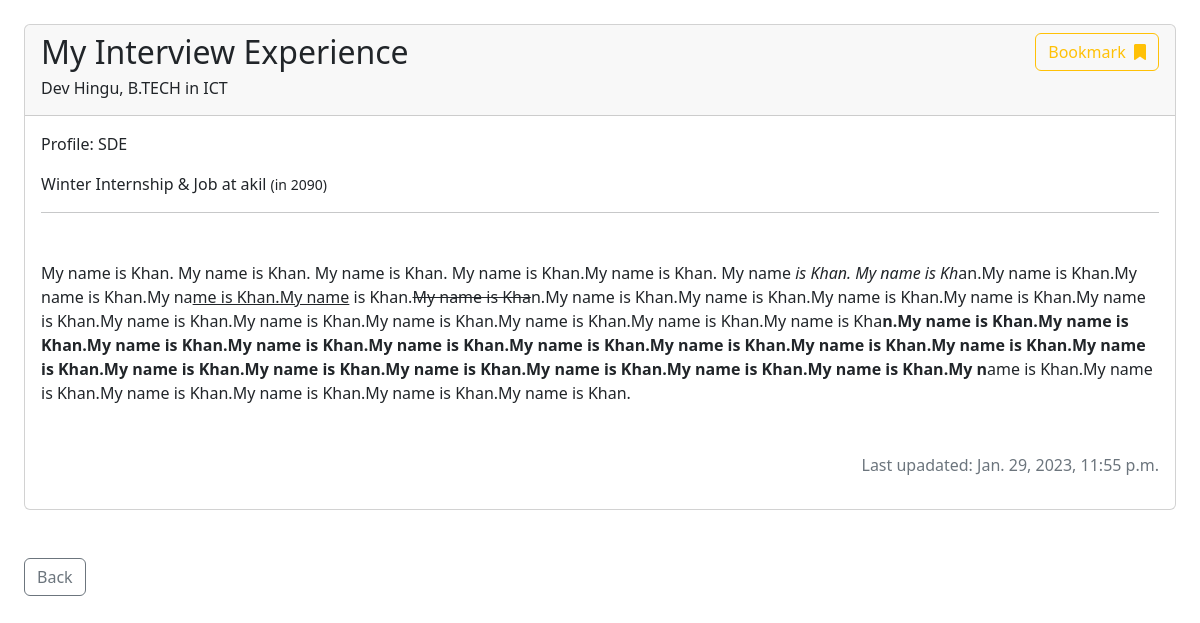
/home/articles/58 (signed in), run on the app's committed database.
### home/models.py (models this page shows, shortened)
class BlogPost(models.Model):
    author = models.ForeignKey(NewUser, on_delete=models.CASCADE)
    company = models.CharField(max_length=255, null=True, blank=False)
    year = models.IntegerField(null=True, blank=False)
    job_offer = models.CharField(max_length=25, choices=[("Summer Internship",'Summer Internship'),("Winter Internship & Job",'Winter Internship & Job'), ("Job",'Job'), ("Winter Internship Only",'Winter Internship Only')], null=True, blank=False)
    profile = models.CharField(max_length=255, null=True, blank=False)
    title = models.CharField(max_length=255, null=True, blank=False, unique=True)
    body = RichTextField(null=True, blank=False)
    pub_date = models.DateTimeField(auto_now_add=True)

### accounts/models.py (models this page shows)
class NewUser(AbstractUser):
    email = models.EmailField(unique=True)
    degree = models.CharField(max_length=6,choices=[("B.TECH",'B.TECH'),("M.TECH",'M.TECH'),("MSC",'MSC')], null=True, blank=False)
    year = models.PositiveIntegerField(null=True, blank=False)
    program = models.CharField(max_length=255, null=True, blank=False)

### home/views.py (the view)
# urls.py: path('articles/<int:pk>', article_detial.as_view(), name='article_details'),
class article_detial(LoginRequiredMixin, DetailView):
    model = BlogPost
    template_name = 'articles.html'
    context_object_name = 'art'

### templates/articles.html (shortened to what this page needs)
{% extends 'base.html' %}
{% block content %}
<div class="card m-4">
    <div class="card-header">
        <div class="d-flex justify-content-between">
            <h3 class="fs-2">{{ art.title }}</h3>
            <div onclick="myfunc()"><a href="#" id="bk_tag" class="btn btn-outline-warning">Bookmark &nbsp;<i class="fa-solid fa-bookmark"></i></a></div>
        </div>
        <h6 class=""> {{ art.author.first_name }} {{ art.author.last_name }}, {{ art.author.degree}} in {{ art.author.program}}</h6>
    </div>
    <div class="card-body">
        <p class="">Profile: {{art.profile}}</p>
        <p> {{art.job_offer}} at {{art.company}} <small>(in {{ art.year }})</small> </p>
        <hr>
        <p class="mt-5 card-text fs-5">{% autoescape off %} {{ art.body }} {% endautoescape %}</p>
        <div class="d-flex justify-content-end mt-5"><p class="text-secondary">Last upadated: {{ art.pub_date}}</p></div>
    </div>
</div>
<a href={% url 'explore' %} class="m-4 btn btn-outline-secondary"> Back</a>
{% endblock content %}

### data on the page
BlogPost: title "My Interview Experience", author.first_name "Dev", author.last_name "Hingu", author.degree "B.TECH", author.program "ICT", profile "SDE", job_offer "Winter Internship & Job", company "akil", year "2090", body "My name is Khan. My name is Khan. My name is Khan. My name is Khan.My name is Khan. My name is Khan. My name is Kh an.My name is Khan.My name is Khan.My na me is Khan.My name is Khan. My name is Kha n.My name is Khan.My name is Khan.My name is Khan.My name is Khan.My name is Khan.My name is Khan.My name is Khan.My name is Khan.My name is Khan.My name is Khan.My name is Kha n.My name is Khan.My name is Khan.My name is Khan.My name is Khan.My name is Khan.My name is Khan.My name is Khan.My name is Khan.My name is Khan.My name is Khan.My name is Khan.My name is Khan.My name is Khan.My name is Khan.My name is Khan.My name is Khan.My n ame is Khan.My name is Khan.My name is Khan.My name is…", pub_date "Jan. 29, 2023, 11:55 p.m."
